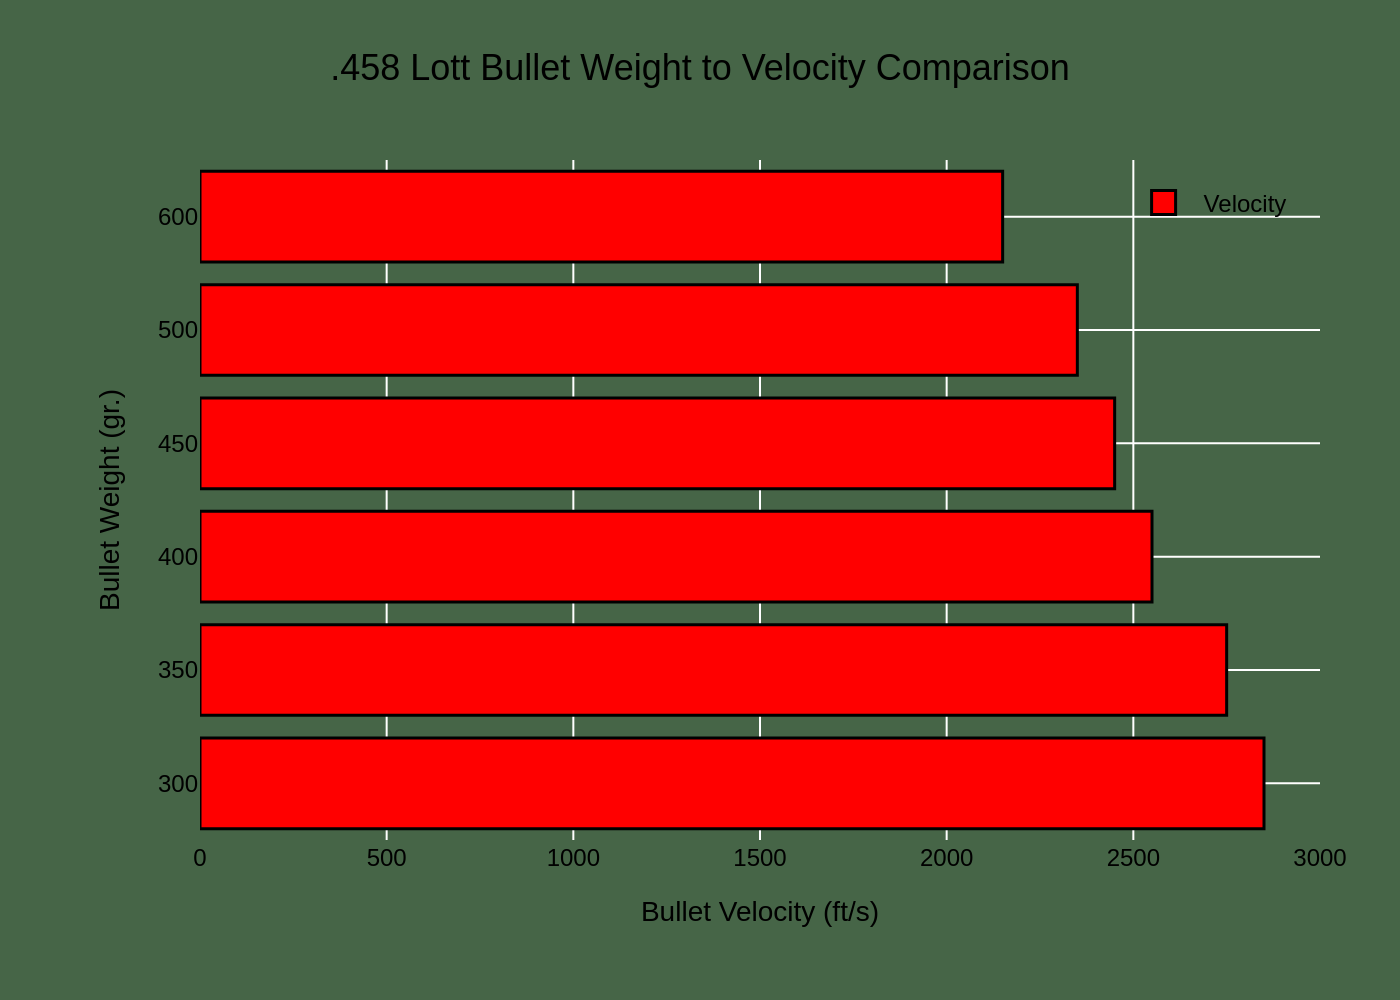

Generate this figure with Python:
import sys
import json
import plotly.graph_objects as go
from pathlib import Path

# Check for command-line argument
if len(sys.argv) != 2:
    print("Usage: python generate_chart.py <json_file_path>")
    sys.exit(1)

# Get the JSON file path from the command-line argument
json_file_path = Path(sys.argv[1])

# Derive the output image filename from the JSON filename
output_filename = json_file_path.with_suffix('.png')

# Read the JSON data file
try:
    with open(json_file_path, 'r', encoding='utf-8') as f:
        chart_data = json.load(f)
except FileNotFoundError:
    print(f"Error: JSON file not found at {json_file_path}")
    sys.exit(1)
except json.JSONDecodeError:
    print(f"Error: Could not decode JSON from {json_file_path}")
    sys.exit(1)

# Extract data and texts from the loaded JSON
data_series = chart_data.get('chart_data', [])
texts = chart_data.get('texts', {})
colors = chart_data.get('colors', [])

# Initialize the figure
fig = go.Figure()

# Add traces to the figure by iterating through the data series
for i, series in enumerate(data_series):
    fig.add_trace(go.Bar(
        x=series.get('values'),
        y=series.get('categories'),
        name=series.get('series_name'),
        orientation='h',
        marker=dict(
            color=colors[i % len(colors)] if colors else '#1f77b4',
            line=dict(color='black', width=1.5)
        )
    ))

# Combine title and subtitle if available
title_text = texts.get('title', '')
if texts.get('subtitle'):
    title_text += f"<br><sub>{texts.get('subtitle')}</sub>"

# Update layout with styling, titles, and fonts
fig.update_layout(
    title=dict(
        text=title_text,
        x=0.5,
        font=dict(size=18)
    ),
    xaxis=dict(
        title_text=texts.get('x_axis_title'),
        showgrid=True,
        gridcolor='#FFFFFF',
        gridwidth=1,
        zeroline=False,
        range=[0, 3000],
        tickvals=[0, 500, 1000, 1500, 2000, 2500, 3000]
    ),
    yaxis=dict(
        title_text=texts.get('y_axis_title'),
        showgrid=True,
        gridcolor='#FFFFFF',
        gridwidth=1,
        zeroline=False
        # The order is determined by the data input order for categorical axes
    ),
    plot_bgcolor='#466547',
    paper_bgcolor='#466547',
    font=dict(
        family="Arial",
        size=12,
        color="black"
    ),
    legend=dict(
        x=0.98,
        y=0.98,
        xanchor='right',
        yanchor='top',
        bgcolor='rgba(0,0,0,0)',
        bordercolor='rgba(0,0,0,0)'
    ),
    margin=dict(l=100, r=40, t=80, b=80),
    showlegend=True
)

# Save the figure to a PNG file
fig.write_image(output_filename, scale=2)

print(f"Chart saved to {output_filename}")
